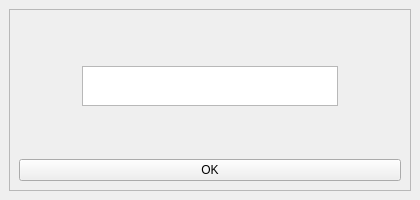
<?xml version="1.0" encoding="UTF-8"?>
<ui version="4.0">
 <class>MainWindow</class>
 <widget class="QMainWindow" name="MainWindow">
  <property name="geometry">
   <rect>
    <x>0</x>
    <y>0</y>
    <width>420</width>
    <height>200</height>
   </rect>
  </property>
  <property name="minimumSize">
   <size>
    <width>420</width>
    <height>200</height>
   </size>
  </property>
  <property name="maximumSize">
   <size>
    <width>420</width>
    <height>200</height>
   </size>
  </property>
  <property name="windowTitle">
   <string>MainWindow</string>
  </property>
  <widget class="QWidget" name="centralwidget">
   <layout class="QHBoxLayout" name="horizontalLayout">
    <item>
     <widget class="QFrame" name="frame">
      <property name="frameShape">
       <enum>QFrame::StyledPanel</enum>
      </property>
      <property name="frameShadow">
       <enum>QFrame::Raised</enum>
      </property>
      <layout class="QGridLayout" name="gridLayout">
       <item row="0" column="0" colspan="2" alignment="Qt::AlignHCenter|Qt::AlignVCenter">
        <widget class="QPlainTextEdit" name="_txt_set_name">
         <property name="minimumSize">
          <size>
           <width>0</width>
           <height>40</height>
          </size>
         </property>
         <property name="maximumSize">
          <size>
           <width>16777215</width>
           <height>40</height>
          </size>
         </property>
        </widget>
       </item>
       <item row="1" column="0" colspan="2">
        <widget class="QPushButton" name="_btn_ok">
         <property name="text">
          <string>OK</string>
         </property>
        </widget>
       </item>
      </layout>
     </widget>
    </item>
   </layout>
  </widget>
 </widget>
 <resources/>
 <connections/>
</ui>
